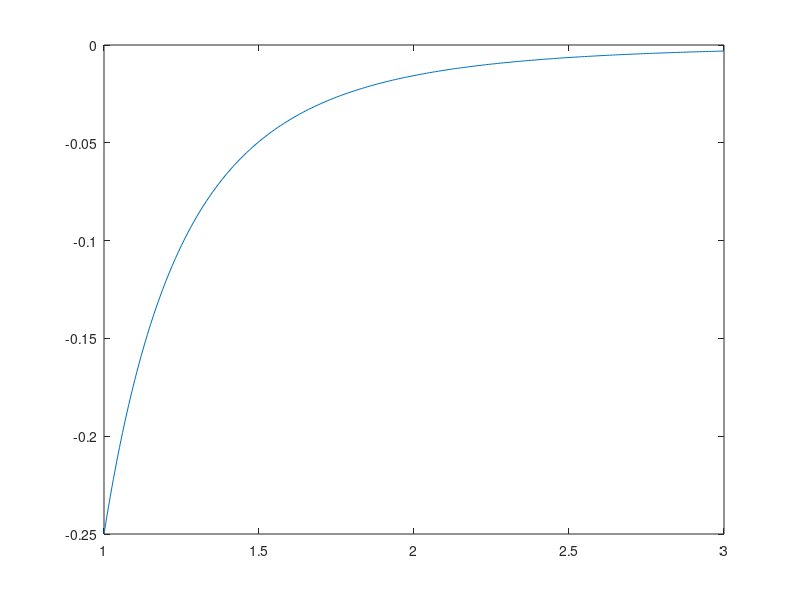

MATLAB code for this plot:
clear all;clc
format long

f = @(x) 1./(4*x);

xx = [1:3];
y = f(xx);

pL = @(x) polyval(polyfit(xx,y,2),x);

X = linspace(1,3,201);
plot(X,pL(X),xx,y,'ok')

err_real = abs(pL(1.7)-f(1.7))

d3f = @(x) -3./(2*(x.^4));

plot(X,(d3f(X)/factorial(3)))
err_teorico_max = (max(abs(d3f(X)))/factorial(3))*(1.7-1)*(1.7-2)*(1.7-3)
